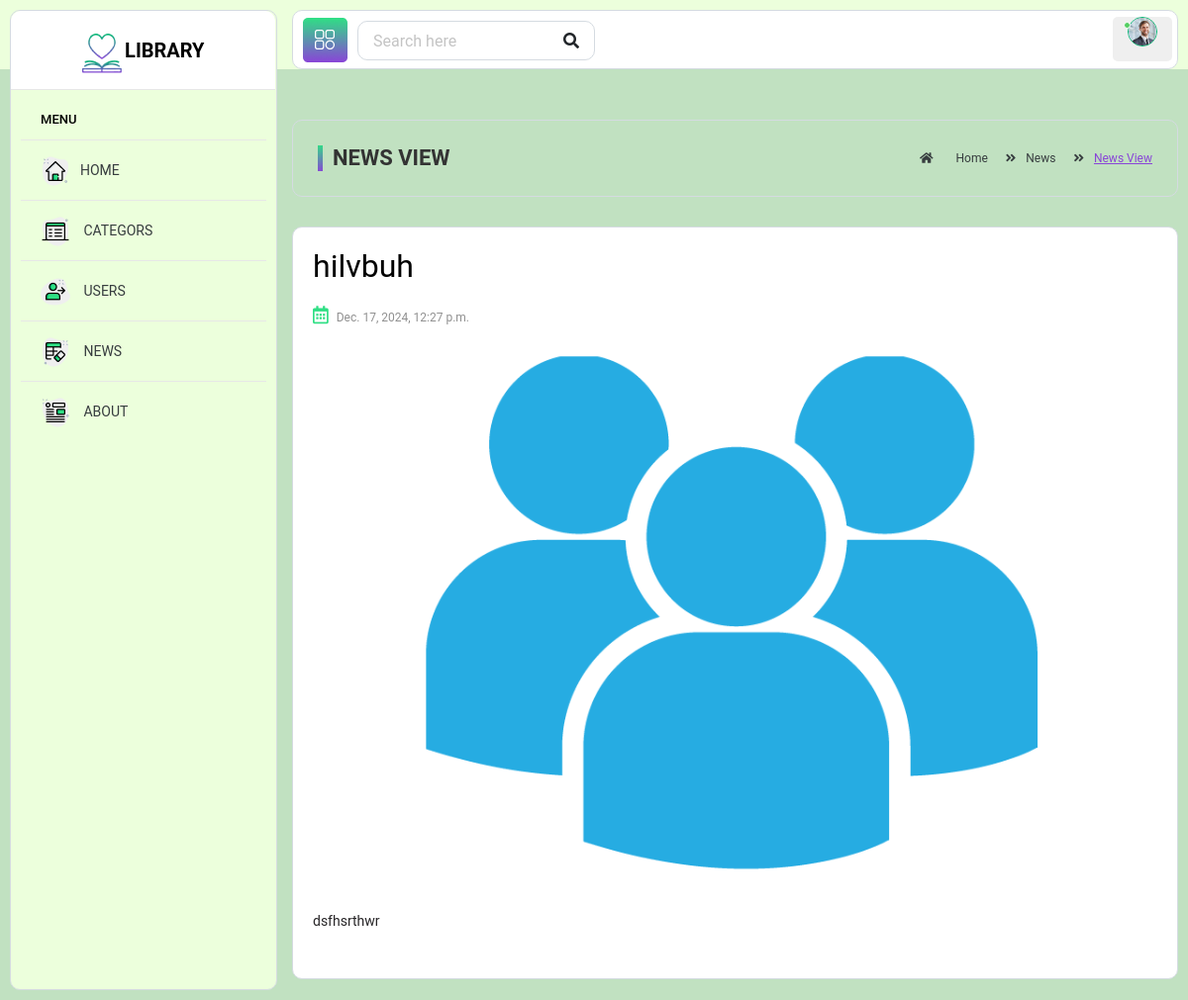
The page /news_see/8/ on the database its author committed.
### project/models.py (models this page shows, shortened)
class New(models.Model):
    title = models.CharField(max_length=100, unique=True, null=True, blank=True)
    content = models.TextField(blank=True, null=True)
    image = models.ImageField(upload_to="project/%Y/%m/%d/", default="prject/1.jpg")
    date = models.DateTimeField(auto_now=True)

### project/views.py (the view)
# urls.py: path('news_see/<int:new_id>/', views.news_see, name='news_see'),
def news_see(request, new_id):
    new = get_object_or_404(New, id=new_id)
    context = {'new':new}
    return render(request, 'news_see.html' , context )

### templates/news_see.html
﻿{% extends 'base.html' %}
{% load static %}
{% block content %}
<div class="content container-fluid">
	<div class="page-header">
		<div class="row">
			<div class="col-lg-6 col-md-6 col-sm-6 col-12">
				<h5 class="text-uppercase mb-0 mt-0 page-title">News View</h5>
			</div>
			<div class="col-lg-6 col-md-6 col-sm-6 col-12">
				<ul class="breadcrumb float-right p-0 mb-0">
					<li class="breadcrumb-item"><a href="index.html"><i class="fas fa-home"></i> Home</a>
					</li>
					<li class="breadcrumb-item"><a href="#">News</a></li>
					<li class="breadcrumb-item"><span> News View</span></li>
				</ul>
			</div>
		</div>
	</div>
	<div class="row">
		<div class="col-md-12" >
			<div class="blog-view">
				<article class="blog blog-single-post">
					<h3 class="blog-title">{{new.title}}</h3>
					<div class="blog-info clearfix">
						<div class="post-left">
							<ul>
								<li><a href="#"><i class="far fa-calendar-alt" aria-hidden="true"></i>
										<span>{{new.date}}</span></a></li>
							</ul>
						</div>
					</div>
					<div class="blog-image">
						<a href="#"><img alt="" src="{{new.image.url}}"   class="img-fluid"></a>
					</div>
					<div class="blog-content">
						<p> {{new.content}}</p>
					</div>
				</article>
			</div>
		</div>
	</div>
</div>
{% endblock %}

### rows shown on the page
New: title "hilvbuh", date "Dec. 17, 2024, 12:27 p.m.", image (picture), content "dsfhsrthwr"
